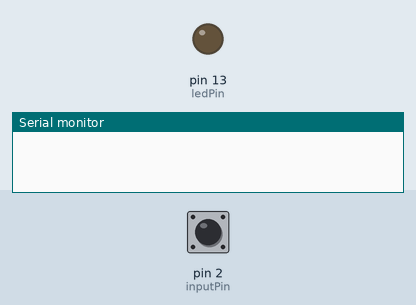
Simulated run of this sketch. Board: Arduino Uno, built with avr-gcc and run on an emulated ATmega328P. Parts: output pins drawn as LEDs (lit = HIGH), the last lines printed to the serial monitor. The inputs (shaded band) are chosen by the test bench; at power-on: pin 2 (inputPin) HIGH.

Above: at 1.2 s.
1.3 s: pin 2 (inputPin) pulled LOW for 0.15 s
At 1.37 s:
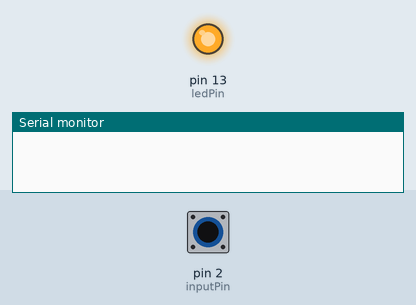
2.9 s: pin 2 (inputPin) pulled LOW for 3.2 s
At 7.3 s:
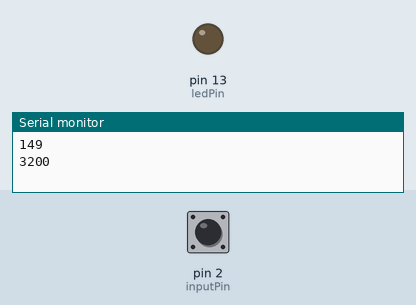
Timing chart, 0 to 8.8 s (numbered marks = the images above; inputs shaded):
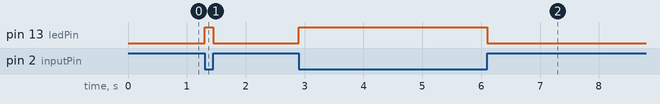

Measured:
- after the input at 1.3 s, pin 13 (ledPin): LOW → HIGH at once, → LOW 0.15 s later
- after the input at 2.9 s, pin 13 (ledPin): LOW → HIGH at once, → LOW 3.2 s later

The sketch:

Morseex.ino
```cpp
unsigned long signal_len,t1,t2;   //time for which button is pressed
int inputPin = 2;                 //input pin for push button
int ledPin = 13;                   //outpu pin for LED
String code = "";                 //string in which one alphabet is stored

void setup()

{
  Serial.begin(9600);
  pinMode(inputPin, INPUT_PULLUP); //internal pullup resistor is used to simplify the circuit
  pinMode(ledPin,OUTPUT);
}

void loop()
{
NextDotDash:
  while (digitalRead(inputPin) == HIGH) {}
  t1 = millis();                            //time at button press
  digitalWrite(ledPin, HIGH);               //LED on while button pressed
  while (digitalRead(inputPin) == LOW) {}
  t2 = millis();                            //time at button release
  digitalWrite(ledPin, LOW);                //LED off on button release
  signal_len = t2 - t1;                     //time for which button is pressed
  if (signal_len > 50)                      //to account for switch debouncing
  {
    code += readio();                       //function to read dot or dash
  }
  while ((millis() - t2) < 750)           //if time between button press greater than 0.5sec, skip loop and go to next alphabet
  {
    if (digitalRead(inputPin) == LOW)
    {
      goto NextDotDash;
    }
  }
  //convertor();                          //function to decipher code into alphabet
}
char readio()
{
  if (signal_len < 600)
  {
    Serial.println (signal_len);
    return '.';                        //if button press less than 0.6sec, it is a dot
  }
  else if (signal_len > 600)
  {
    Serial.println (signal_len);
    return '-';                        //if button press more than 0.6sec, it is a dash
  }
}
```
